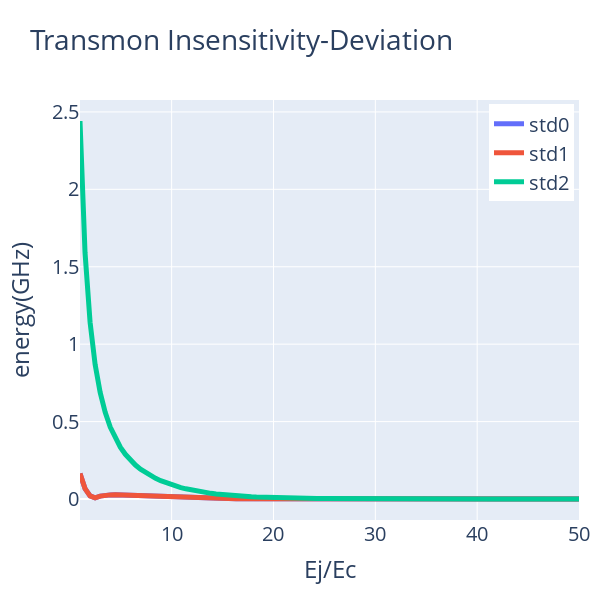

Notebook cell for this chart:
### Code cell
plotCompare(ratio,std,'Transmon Insensitivity-Deviation','Ej/Ec','energy(GHz)',export='pdf',size=(600,600))
